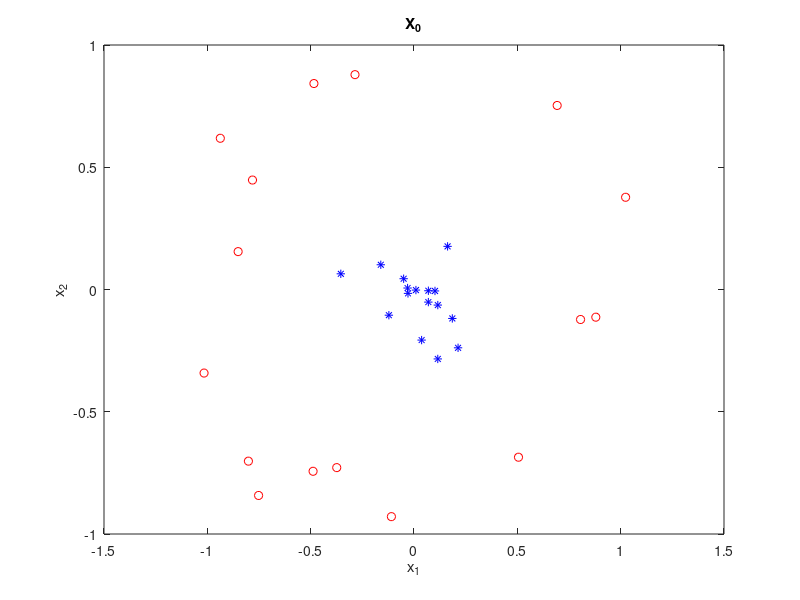

Source code (MATLAB): (Note: this script raises an error after producing the figure.)
clear all
close all
clc

N = 2;    % state dimension
I = 32;  % number of data points
NT = 201; % number of time points
weights = [1e-2,1e-2];  % weights [w1, w2]

sigma =@(x) max(x, 0); % nonlinearity
dsigma =@(x) (x > 0);  % derivative of nonlinearity

V0 = zeros(2,2,NT-1);   % initial guess for Vk
b0 = zeros(2,NT-1);     % initial guess for bk

time = linspace(0,5,NT); % time grid
dt = time(2) - time(1);

theta = 2*pi*rand(1,I);
r     = [0.4*rand(1,I/2), 0.8+0.4*rand(1,I/2)];
Xin    = [r.*cos(theta); r.*sin(theta)];
% Xin     = [-0.5+0.2*rand(1,I/4), 0.5+0.2*rand(1,I/4), 0.2*rand(1,I/2); 
%          zeros(1,I)];

figure(1)  % visiualize the data
plot(Xin(1,1:I/2), Xin(2,1:I/2), 'b*')
hold on
plot(Xin(1,I/2+(1:I/2)), Xin(2,I/2+(1:I/2)), 'ro')
xlabel 'x_1'
ylabel 'x_2'
title 'X_0'
Xin = Xin(:); % convert the initial data to a column vector

Yout = [0*ones(1,I/2), 2*ones(1,I/2);  % final condition in matrix form
      ones(1,I)];
Yout = Yout(:);  % convert the final data to a column vector

XX0 = computeX(Xin, V0, b0, N, I, NT, sigma, dt); % time history

J0 = evalJ(Yout, XX0, V0, b0, NT, weights, dt);
Jstart = J0

% Phi = computePhi(Yout, XX0, V0, b0, N, I, NT, dsigma, weights, dt);
% [gradV, gradb] = computeGradients(Phi, XX0, V0, b0, N, I, NT, sigma, weights, dt);

% %% test gradC
% db = -gradb;
% % db = 0*b0; db(:, end) = rand(1,2);
% atest = linspace(0, 0.000001, 10);
% Jtest = zeros(size(atest));
% for ii = 1:length(atest)
%     b1 = b0 + atest(ii)*db;
%     XX1 = computeX(Xin, V0, b1, N, I, NT, sigma, dt);
%     Jtest(ii) = evalJ(Yout, XX1, V0, b1, NT, weights, dt);
% end
% Jappr = Jtest(1) + sum(sum(gradb.*db))*atest;
% figure(4)
% % plot(atest,Jtest);
% plot(atest, Jtest, atest, Jappr)
% % 
% %% test gradV
% dV = -gradV;
% atest = linspace(0, 0.0001, 10);
% Jtest = zeros(size(atest));
% for ii = 1:length(atest)
%     V1 = V0 + atest(ii)*dV;
%     XX1 = computeX(Xin, V1, b0, N, I, NT, sigma, dt);
%     Jtest(ii) = evalJ(Yout, XX1, V1, b0, NT, weights, dt);
% end
% Jappr = Jtest(1) + sum(sum(sum(gradV.*dV)))*atest;
% figure(5)
% % plot(atest,Jtest);
% plot(atest, Jtest, atest, Jappr)

tic
Niters = 10000;
gamma = 0.001;
tries_hist = [];
Jhist = J0;
gamma_hist = [];
for ii = 1:Niters
    Phi = computePhi(Yout, XX0, V0, b0, N, I, NT, dsigma, weights, dt);
    [gradV, gradb] = computeGradients(Phi, XX0, V0, b0, N, I, NT, sigma, weights, dt);
    
    gradV = gradV / max(max(max(abs(gradV))));
    gradb = gradb / max(max(abs(gradb)));
    


    tries = 0;
%     J1 = Inf;
    V1 = V0 - gamma*gradV;
    b1 = b0 - gamma*gradb;
    XX1 = computeX(Xin, V1, b1, N, I, NT, sigma, dt);
    J1 = evalJ(Yout, XX1, V1, b1, NT, weights, dt);
    al=0.001; 
    tau=0.99; 
    while J1 > J0-al*gamma*(norm(gradV,'fro')^2+norm(gradb,2)^2)
         gamma =tau*gamma;
        V1 = V0 - gamma*gradV;
        b1 = b0 - gamma*gradb;
        XX1 = computeX(Xin, V1, b1, N, I, NT, sigma, dt);
        J1 = evalJ(Yout, XX1, V1, b1, NT, weights, dt);       
        tries = tries + 1;
    end

    % you can keep a track of the history of the number of tries and the
    % learning rate if you want to
%     tries_hist = [tries_hist, tries];
%     gamma_hist = [gamma_hist, gamma];
NoI=ii
        J0 = J1
        V0 = V1;
        b0 = b1;
        XX0 = XX1;
    Jhist = [Jhist, J0];
end
toc

Jend = J0

Xout = XX1(:, end);
Xout = reshape(Xout, 2, I);
figure(5)
plot(Xout(1,1:I/2), Xout(2,1:I/2), 'b.')
hold on
plot(Xout(1,I/2+(1:I/2)), Xout(2,I/2+(1:I/2)), 'r.')
xlabel 'x_1'
ylabel 'x_2'
title 'X_{out}'

figure(6)
plot(XX1(1:N:I, :).', XX1(2:N:I, :).', 'b-*')
hold on
plot(XX1(I+(1:N:I), :).', XX1(I+(2:N:I), :).', 'r-o')

figure(7)
plot(time,XX1(1:N:I, :).', 'b-*')
hold on
plot(time,XX1(I+(2:N:I), :).', 'r-o')
ylabel 'x_{i,1}'

figure(8)
plot(time, XX1(2:N:I, :).', 'b-*')
hold on
plot(time, XX1(I+(2:N:I), :).', 'r-o')
ylabel 'x_{i,2}'